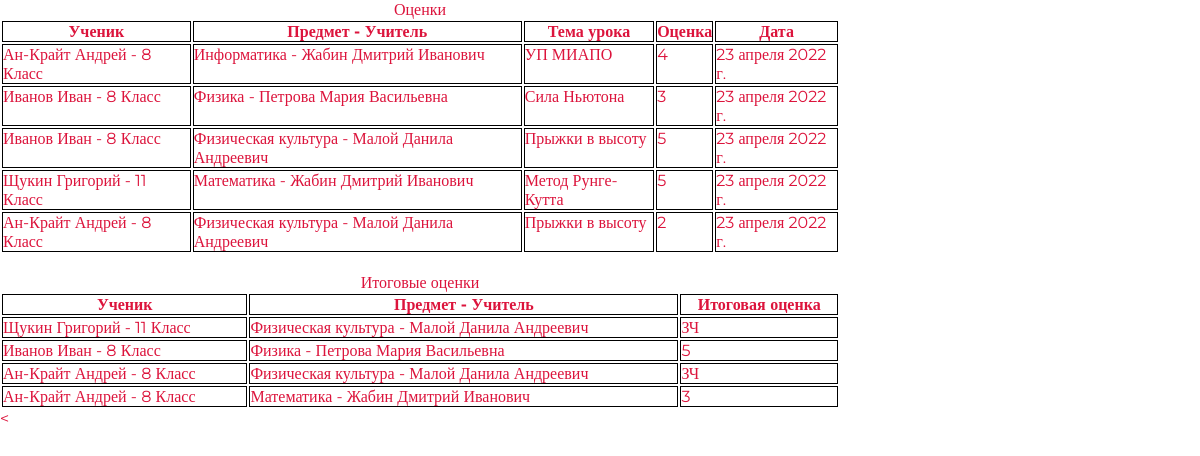
The page / on the database its author committed.
### book/models.py (models this page shows, shortened)
class Grade (models.Model):
    GRADES = (
        ('2', '2'),
        ('3', '3'),
        ('4', '4'),
        ('5', '5')
    )
    grade = models.CharField("Оценка", max_length=1, choices=GRADES, null=True)
    lesson_topic = models.ForeignKey(Lesson, verbose_name="Тема урока", on_delete=models.SET_NULL, null=True, blank=True)
    student = models.ForeignKey(Student, verbose_name="Ученик", on_delete=models.SET_NULL, null=True, blank=True)
    class Meta:
        verbose_name = "Оценка"
        verbose_name_plural = "Оценки"

class Student(models.Model):
    fname = models.CharField("Имя", max_length=30)
    mname = models.CharField("Отчество", max_length=30, null=True)
    lname = models.CharField("Фамилия", max_length=40)
    ph_numb = models.CharField("Номер телефона", null=True, unique=True, max_length=40)
    gender = models.CharField("Пол", max_length=7)
    st_class = models.PositiveIntegerField("Класс", default=1)
    def __str__(self):
        return f'{self.lname} {self.fname} - {self.st_class} Класс'
    class Meta:
        verbose_name = "Ученик"
        verbose_name_plural = "Ученики"

class Lesson(models.Model):
    subject = models.ForeignKey(Subject, verbose_name="Предмет", on_delete=models.SET_NULL, null=True, blank=True)
    date_ls = models.DateField("Дата урока", default=date.today)
    lesson_topic = models.CharField("Тема урока", max_length=100)
    homework = models.TextField("Домашнее задание", null=True, blank=True, default='')
    def __str__(self):
        return f'{self.date_ls}  {self.lesson_topic} {self.homework[50:]}...'
    class Meta:
        verbose_name = "Урок"
        verbose_name_plural = "Уроки"

class Subject(models.Model):
    name = models.CharField("Название предмета", max_length=30)
    teacher = models.ForeignKey(Teacher, verbose_name="Учитель", on_delete=models.SET_NULL, null=True, blank=True)
    def __str__(self):
        return f'{self.name} - {self.teacher}'
    class Meta:
        verbose_name = "Предмет"
        verbose_name_plural = "Предметы"

class Teacher(models.Model):
    fname = models.CharField("Имя", max_length=30)
    mname = models.CharField("Отчество", max_length=30, null=True)
    lname = models.CharField("Фамилия", max_length=40)
    ph_numb = models.CharField("Номер телефона", null=True, unique=True, max_length=40)
    def __str__(self):
        return f'{self.lname} {self.fname} {self.mname}'
    class Meta:
        verbose_name = "Учитель"
        verbose_name_plural = "Учителя"

class FinalGrade(models.Model):
    FGRADES = (
        ('2', '2'),
        ('3', '3'),
        ('4', '4'),
        ('5', '5'),
        ('ЗЧ', 'Зачет'),
        ('НЗ', 'Не зачет')
    )
    fgrade = models.CharField("Оценка", max_length=2, choices=FGRADES, null=True)
    student = models.ForeignKey(Student, verbose_name="Ученик", on_delete=models.SET_NULL, null=True, blank=True)
    subject = models.ForeignKey(Subject, verbose_name="Предмет", on_delete=models.SET_NULL, null=True, blank=True)
    class Meta:
        verbose_name = "Итоговая оценка"
        verbose_name_plural = "Итоговые оценки"

### book/views.py (the view)
# urls.py: path("", views.Login.as_view()),
class Login(View):
    def get(self, request):
        grades = Grade.objects.all()
        fgrades = FinalGrade.objects.all()
        return render(request, "auth.html", {"grades_list": grades, "fgrades_list": fgrades})

### templates/auth.html (shortened to what this page needs)
<!DOCTYPE html>
{% load static %}
<html>
  <head>
    <link rel="stylesheet" href="{% static 'css/style.css' %}">
  </head>
  <body>
       <table align="center" width="70%">
         <caption>Оценки</caption>
      <tr class="samara"><th>Ученик</th><th>Предмет - Учитель</th><th>Тема урока</th><th>Оценка</th><th>Дата</th></tr>
        {% for grade in grades_list %}
            <tr><td>{{grade.student}}</td><td>{{grade.lesson_topic.subject}}</td><td>{{grade.lesson_topic.lesson_topic}}</td><td>{{grade.grade}}</td><td>{{grade.lesson_topic.date_ls}}</td></tr>
        {% endfor %}
    </table>
<br>
     <table align="center" width="70%">
         <caption>Итоговые оценки</caption>
      <tr class="samara"><th>Ученик</th><th>Предмет - Учитель</th><th>Итоговая оценка</tr>
        {% for fgrades in fgrades_list %}
            <tr><td>{{fgrades.student}}</td><td>{{fgrades.subject}}</td><td>{{fgrades.fgrade}}</tr>
        {% endfor %}
    </table>
  <
  </body>
</html>

### static/css/style.css (style rules this page uses)
body { margin: 0; font-family: 'Montserrat' ; font-size: 14px bold; color: crimson; }
.samara { border: 1px black; }
table { border: 1px black; }
th { border: 1px solid #000000; }
td { border: 1px solid #000000; }
*, *:before, *:after { box-sizing: border-box; margin: 0; padding: 0px; border: 1px; outline: 0 none; vertical-align: baseline; }

### rows shown on the page
Grade: student "Ан-Крайт Андрей - 8 Класс", lesson_topic.subject "Информатика - Жабин Дмитрий Иванович", lesson_topic.lesson_topic "УП МИАПО", grade "4", lesson_topic.date_ls "23 апреля 2022 г."
Grade: student "Иванов Иван - 8 Класс", lesson_topic.subject "Физика - Петрова Мария Васильевна", lesson_topic.lesson_topic "Сила Ньютона", grade "3", lesson_topic.date_ls "23 апреля 2022 г."
Grade: student "Иванов Иван - 8 Класс", lesson_topic.subject "Физическая культура - Малой Данила Андреевич", lesson_topic.lesson_topic "Прыжки в высоту", grade "5", lesson_topic.date_ls "23 апреля 2022 г."
Grade: student "Щукин Григорий - 11 Класс", lesson_topic.subject "Математика - Жабин Дмитрий Иванович", lesson_topic.lesson_topic "Метод Рунге-Кутта", grade "5", lesson_topic.date_ls "23 апреля 2022 г."
Grade: student "Ан-Крайт Андрей - 8 Класс", lesson_topic.subject "Физическая культура - Малой Данила Андреевич", lesson_topic.lesson_topic "Прыжки в высоту", grade "2", lesson_topic.date_ls "23 апреля 2022 г."
FinalGrade: student "Щукин Григорий - 11 Класс", subject "Физическая культура - Малой Данила Андреевич", fgrade "ЗЧ"
FinalGrade: student "Иванов Иван - 8 Класс", subject "Физика - Петрова Мария Васильевна", fgrade "5"
FinalGrade: student "Ан-Крайт Андрей - 8 Класс", subject "Физическая культура - Малой Данила Андреевич", fgrade "ЗЧ"
FinalGrade: student "Ан-Крайт Андрей - 8 Класс", subject "Математика - Жабин Дмитрий Иванович", fgrade "3"
